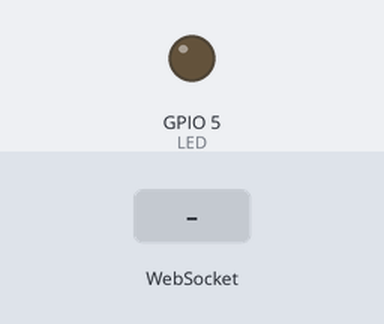
The sketch below on a simulated ESP8266 (NodeMCU). Parts: output pins drawn as LEDs (lit = HIGH). The test bench sets the inputs (shaded band). What the sketch prints to the serial monitor is not drawn.

Above: at 1.2 s.
1.3 s: WebSocket text "5" received
At 2.5 s:
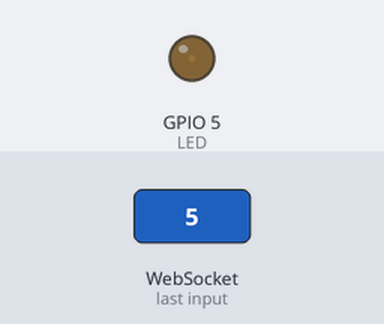
2.8 s: WebSocket text "90" received
At 3.8 s:
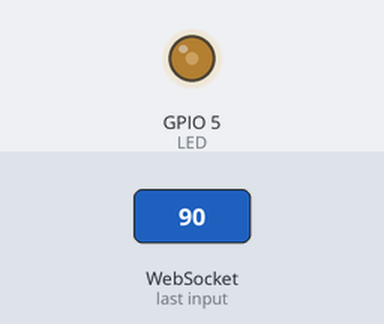
4.3 s: WebSocket text "200" received
At 4.9 s:
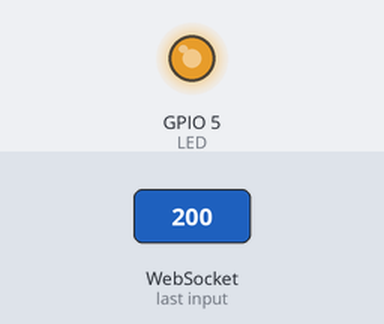
Timing chart, 0 to 7.3 s (numbered marks = the images above; inputs shaded):
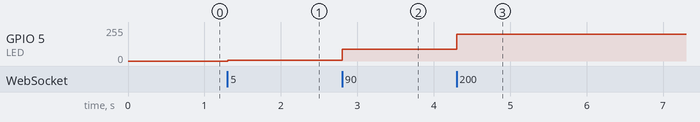

The sketch:

Websockets-ESP8266.ino
```cpp
#include <ESP8266WiFi.h>
#include <WebSocketsServer.h>
#include <ESP8266WebServer.h>

#define LED     05 // D1

const char* ssid = "MOTOR";
const char* password = "1234";

static const char PROGMEM INDEX_HTML[] = R"(
<!DOCTYPE html>
<html>

<head>
    <meta charset=utf-8>
    <title>Control de Robot - Semana de la ciencia</title>
    <link rel="stylesheet" href="https://stackpath.bootstrapcdn.com/bootstrap/4.3.1/css/bootstrap.min.css"
        integrity="sha384-ggOyR0iXCbMQv3Xipma34MD+dH/1fQ784/j6cY/iJTQUOhcWr7x9JvoRxT2MZw1T" crossorigin="anonymous">
    <link href="https://fonts.googleapis.com/icon?family=Material+Icons" rel="stylesheet">
</head>

<body>
    <h1>Control de motores</h1>
    <style>
        .container {
            width: 50%;
            height: 400px;
            border-radius: 10px;
            -webkit-box-shadow: 0px 3px 11px -1px rgba(0, 0, 0, 0.73);
            -moz-box-shadow: 0px 3px 11px -1px rgba(0, 0, 0, 0.73);
            box-shadow: 0px 3px 11px -1px rgba(0, 0, 0, 0.73);
            background-image: url("https://timedotcom.files.wordpress.com/2014/05/digital-blasphemy.jpg");
        }

        .up {
            display: inline-block;
            text-align: center;
        }

        .btn-circle {
            width: 250px;
            height: 250px;
            text-align: center;
            padding: 6px 0;
            font-size: 12px;
            line-height: 1.428571429;
            border-radius: 15px;
        }

        .btn-circle.btn-lg {
            width: 200px;
            height: 200px;
            padding: 10px 16px;
            font-size: 18px;
            line-height: 1.33;
            border-radius: 25px;
        }

        .btn-circle.btn-xl {
            width: 100px;
            height: 100px;
            padding: 10px 16px 10px 16px;
            font-size: 24px;
            line-height: 1.33;
            border-radius: 35px;
        }


        .grid {
            display: grid;
            grid-template-columns: 1fr 1fr;
            grid-template-rows: 2fr 1fr;
        }
    </style>

    <!-- <button type="button" class="btn btn-default btn-circle btn-xl"><i class="glyphicon glyphicon-ok"></i></button>
    <button type="button" class="btn btn-primary btn-circle btn-xl"><i class="glyphicon glyphicon-list"></i></button>
    <button type="button" class="btn btn-success btn-circle btn-xl"><i class="glyphicon glyphicon-link"></i></button>
    <button type="button" class="btn btn-warning btn-circle btn-xl"><i class="glyphicon glyphicon-remove"></i></button>
    <button type="button" class="btn btn-danger btn-circle btn-xl"><i class="glyphicon glyphicon-heart"></i></button>
     -->


    <div class="container">
        <div class="row d-flex justify-content-center">
            <div class="col-1 up">
                <button
                    type="button"
                    class="btn btn-info btn-circle btn-xl"
                    onclick='moveUp()'
                    > Up </button>
            </div>
        </div>

        <div class="row d-flex justify-content-center">
            <div class="col-2 left">
                <button
                type="button"
                class="btn btn-info btn-circle btn-xl"
                onclick='moveLeft()'
                >Left</button>
            </div>

            <div class="col-2 stop">
                <button
                type="button"
                class="btn btn-info btn-circle btn-xl"
                onclick='stop()'
                >Stop</button>
            </div>

            <div class="col-2 rigth">
                <button
                type="button"
                class="btn btn-info btn-circle btn-xl"
                onclick='moveRigth()'
                >Rigth</button>
            </div>

        </div>

        <div class="row d-flex justify-content-center">
            <div class="col-1 down">
                <button
                type="button"
                class="btn btn-info btn-circle btn-xl"
                onclick='moveDown()'
                >Down</button>
            </div>
        </div>
    </div>


    <p>Comunicación vía WebSocket: Servidor (ESP8266) <---> Cliente</p>
    <input type='range' min='0' max='255' value='127' id='miValor' oninput='verValor()'>
    <p id='valor'></p>

    <script>
        var connection = new WebSocket('ws://' + location.hostname + ':81/', ['arduino']);

        connection.onopen = function () {
            connection.send('Conectado  -  ' + new Date());
            verValor();
        }
        connection.onmessage = function (event) {
            console.log('Servidor (recibe): ', event.data);
        }
        connection.onerror = function (error) {
            console.log('WebSocket Error!!!', error);
        }
        function verValor() {
           // x = document.getElementById('miValor').value;
          //  document.getElementById('valor').innerHTML = 'Intensidad (0-255): ' + x;
          ///  sendValue();
        }

        function moveUp(){
            sendValue('Arriba');
        }
        function moveLeft(){
            sendValue('Izquierda');
        }
        function moveRigth(){
            sendValue('Derecha');
        }
        function moveDown(){
            sendValue('Atras');
        }
        function stop(){
            sendValue('Parar');
        }

        function sendValue(value) {
            console.log('Cliente (envía): ' + value);
            connection.send(value);
        }
    </script>

</body>

</html>
)";

ESP8266WebServer server(80);
WebSocketsServer webSocket = WebSocketsServer(81);

void webSocketEvent(uint8_t num, WStype_t type, uint8_t * payload, size_t length) {
  switch(type) {
    case WStype_CONNECTED: {
      IPAddress ip = webSocket.remoteIP(num);
      Serial.printf("[%u] Conectado a la URL: %d.%d.%d.%d - %s\n", num, ip[0], ip[1], ip[2], ip[3], payload);
      }
      break;

    case WStype_DISCONNECTED:
      Serial.printf("[%u] Desconectado!\n", num);
      break;

    case WStype_TEXT:
      Serial.printf("Número de conexión: %u  -  Carácteres recibidos: %s\n  ", num, payload);
      webSocket.sendTXT(num, payload);      //Devuelve el mensaje recibido al cliente
      String str = (char*)payload;          //Conversión de los carácteres recibidos a cadena de texto
      int intensidad = str.toInt();         //Conversión de la cadena de texto a número
      analogWrite(LED, intensidad);
      break;
  }
}

void setup() {
  Serial.begin(115200);
  Serial.println();

  WiFi.mode(WIFI_AP);
  WiFi.softAP(ssid, password);
  IPAddress myIP = WiFi.softAPIP();
  Serial.print("IP del access point: ");
  Serial.println(myIP);

   // Iniciando webSocket server
  webSocket.begin();
  webSocket.onEvent(webSocketEvent);

  // Route index
  server.on("/", []() {
      server.send_P(200, "text/html", INDEX_HTML);
  });

  server.begin();
  Serial.println("WebServer iniciado...");

  pinMode(LED, OUTPUT);
  digitalWrite(LED, 0);

  analogWriteRange(255);
}

void loop() {
    webSocket.loop();
    server.handleClient();
}
```

Measured:
- after the input at 1.3 s, GPIO 5 (LED): 0/255 → 5/255 at once
- after the input at 2.8 s, GPIO 5 (LED): 5/255 → 90/255 at once
- after the input at 4.3 s, GPIO 5 (LED): 90/255 → 200/255 at once
